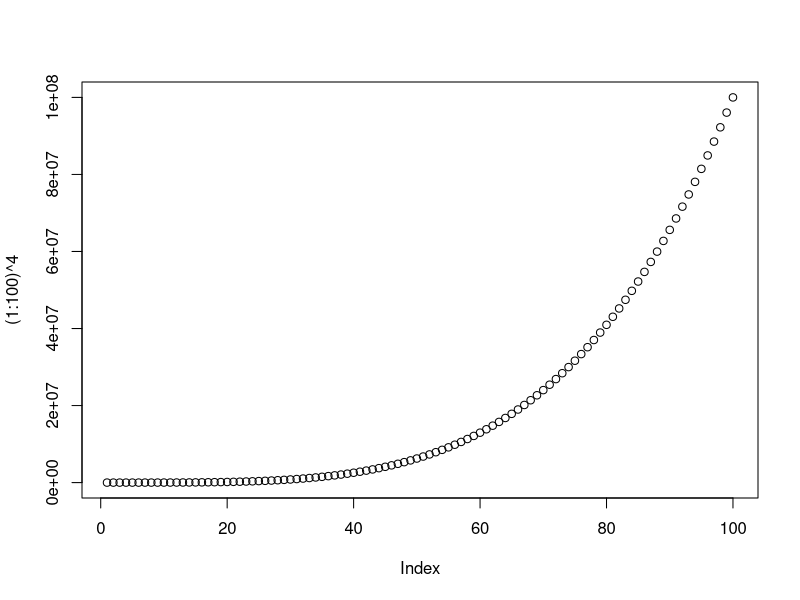

This chart was generated by the following R code:
## ---- chunk 1
21 + 21
## ---- chunk 2
print("Hello, welcome")
plot((1:100)^4)
